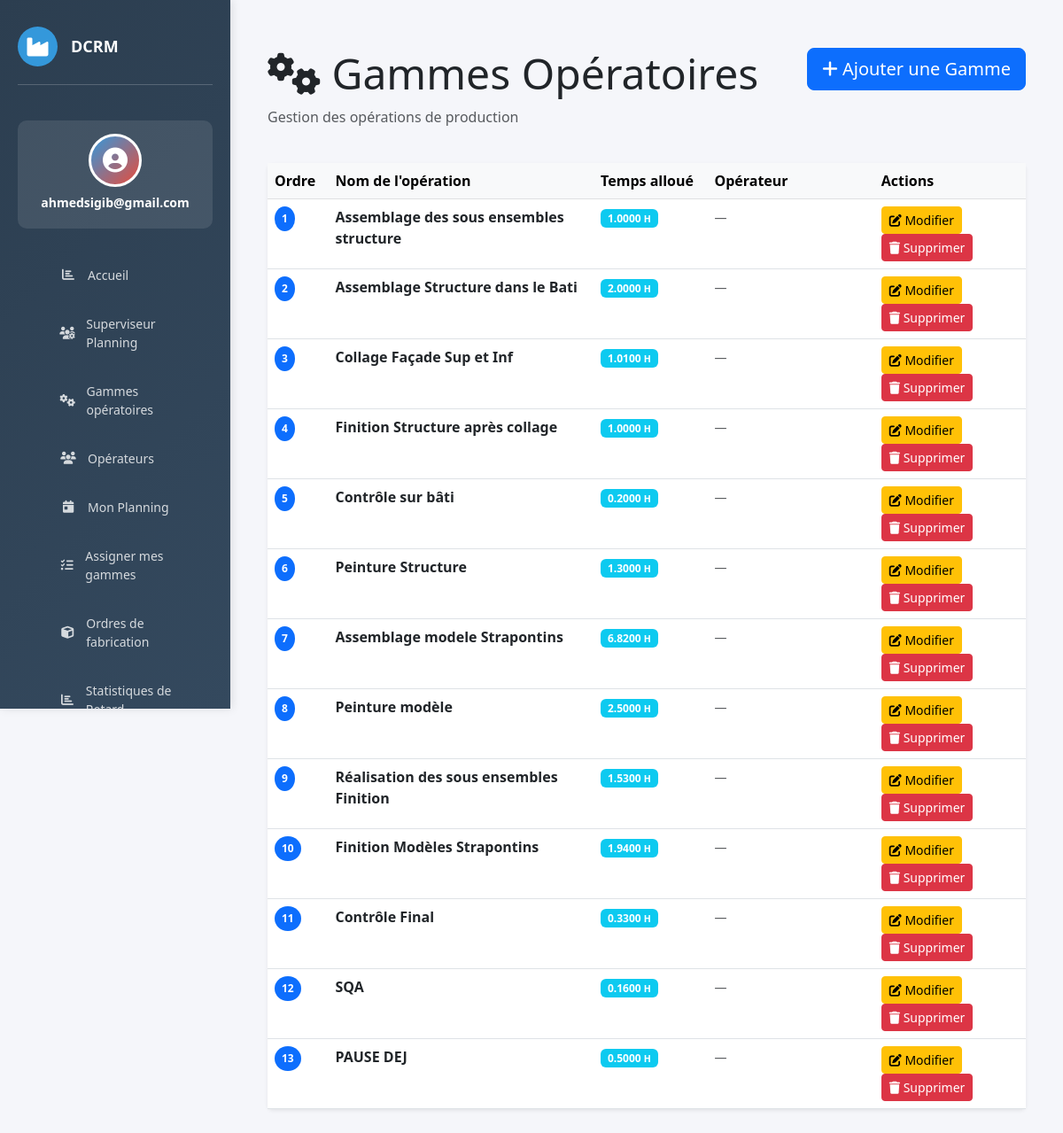
The app's page /gammes/ (signed in) with its own data.
### website/models.py (models this page shows, shortened)
class GammeOperation(models.Model):
    nom           = models.CharField(max_length=200)
    temps_alloue  = models.DecimalField(max_digits=7, decimal_places=4, help_text="Durée en heures (ex: 1.005)")
    ordre         = models.PositiveSmallIntegerField(help_text="Position dans la gamme")
    operateurs    = models.ManyToManyField(
        'Operateur',
        blank=True,
        related_name='gammes',
        verbose_name="Opérateurs assignés"
    )
    class Meta:
        ordering = ['ordre']

### website/views.py (the view)
# urls.py: path('gammes/', views.gammes_list, name='gammes_list'),
@login_required(login_url='home')
def gammes_list(request):
    gammes = GammeOperation.objects.all().order_by('ordre')
    context = {
        'gammes': gammes,
    }
    return render(request, 'gamme/gammes_list.html', context)

### website/templates/gamme/gammes_list.html (shortened to what this page needs)
{% extends 'base.html' %}
{% load static %}
{% block content %}
<div class="container-fluid mt-4">
    <div class="row mb-4">
        <div class="col-md-8">
            <h1 class="display-5">
                <i class="fas fa-cogs"></i> Gammes Opératoires
            </h1>
            <p class="text-muted">Gestion des opérations de production</p>
        </div>
        <div class="col-md-4 text-end">
            <a href="{% url 'ajouter_gamme' %}" class="btn btn-primary btn-lg">
                <i class="fas fa-plus"></i> Ajouter une Gamme
            </a>
        </div>
    </div>
    <div class="card border-0 shadow-sm">
        <div class="card-body p-0">
            {% if gammes %}
                <div class="table-responsive">
                    <table class="table table-hover mb-0">
                        <thead class="table-light">
                            <tr>
                                <th style="width: 8%">Ordre</th>
                                <th style="width: 35%">Nom de l'opération</th>
                                <th style="width: 15%">Temps alloué</th>
                                <th style="width: 22%">Opérateur</th>
                                <th style="width: 20%">Actions</th>
                            </tr>
                        </thead>
                        <tbody>
                            {% for gamme in gammes %}
                            <tr>
                                <td>
                                    <span class="badge bg-primary rounded-circle p-2">
                                        {{ gamme.ordre }}
                                    </span>
                                </td>
                                <td>
                                    <strong>{{ gamme.nom }}</strong>
                                </td>
                                <td>
                                    <span class="badge bg-info">
                                        {{ gamme.temps_alloue }} <small>H</small>
                                    </span>
                                </td>
                                <td>
                                    {% if gamme.operateur %}
                                        <span class="badge bg-secondary">
                                            <i class="fas fa-user"></i>
                                            {{ gamme.operateur.prenom }} {{ gamme.operateur.nom }}
                                        </span>
                                    {% else %}
                                        <span class="text-muted small">—</span>
                                    {% endif %}
                                </td>
                                <td>
                                    <a href="{% url 'modifier_gamme' gamme.id %}"
                                       class="btn btn-sm btn-warning"
                                       title="Modifier">
                                        <i class="fas fa-edit"></i> Modifier
                                    </a>
                                    <a href="{% url 'supprimer_gamme' gamme.id %}"
                                       class="btn btn-sm btn-danger"
                                       title="Supprimer"
                                       onclick="return confirm('Êtes-vous sûr de vouloir supprimer cette gamme ?');">
                                        <i class="fas fa-trash"></i> Supprimer
                                    </a>
                                </td>
                            </tr>
                            {% endfor %}
                        </tbody>
                    </table>
                </div>
            {% endif %}
        </div>
    </div>
</div>
{% endblock %}

### website/templates/base.html (shortened to what this page needs)
{% load static %}
<!DOCTYPE html>
<html lang="fr">
<head>
    <link href="https://cdn.jsdelivr.net/npm/bootstrap@5.3.0/dist/css/bootstrap.min.css" rel="stylesheet">
    <link rel="stylesheet" href="https://cdnjs.cloudflare.com/ajax/libs/font-awesome/6.4.0/css/all.min.css">
</head>
<body>
    {% if user.is_authenticated %}
    <aside class="sidebar">
        <div class="sidebar-header">
            <div class="logo">
                <i class="fas fa-industry"></i>
            </div>
            <h3>DCRM</h3>
        </div>
        <div class="user-profile">
            <div class="user-avatar">
                <i class="fas fa-user-circle"></i>
            </div>
            <h6>{{ user.first_name|default:user.username }}</h6>
        </div>
        <ul class="sidebar-menu">
             <li>
                <a href="{% url 'dashboard' %}">
                    <i class="fas fa-chart-bar"></i>
                    <span>Accueil </span>
                </a>
            </li>
            <li>
                <a href="{% url 'superviseur_dashboard' %}">
                    <i class="fas fa-users-cog"></i>
                    <span>Superviseur Planning</span>
                </a>
            </li>
            <li>
                <a href="{% url 'gammes_list' %}">
                    <i class="fas fa-cogs"></i>
                    <span>Gammes opératoires</span>
                </a>
            </li>
            <li>
                <a href="{% url 'operateur_list' %}">
                    <i class="fas fa-users"></i>
                    <span>Opérateurs</span>
                </a>
            </li>
            {% if user.operateur_profil %}
            <li>
                <a href="{% url 'dashboard_operateur' operateur_id=user.operateur_profil.id %}">
                    <i class="fas fa-calendar-day"></i>
                    <span>Mon Planning</span>
                </a>
            </li>
            <li>
                <a href="{% url 'assigner_gammes' operateur_id=user.operateur_profil.id %}">
                    <i class="fas fa-tasks"></i>
                    <span>Assigner mes gammes</span>
                </a>
            </li>
            {% endif %}
            <li>
                <a href="{% url 'of_list' %}">
                    <i class="fas fa-cube"></i>
                    <span>Ordres de fabrication</span>
                </a>
            </li>
                <li>
                <a href="{% url 'list_retard' %}">
                    <i class="fas fa-chart-bar"></i>
                    <span>Statistiques de Retard</span>
                </a>
            </li>
        </ul>
    </aside>
    {% endif %}
    <div class="main-content">
        {% block content %}
        {% endblock %}
    </div>
</body>
</html>

### website/templates/base.html (style rules this page uses)
:root { --primary: #2c3e50; --secondary: #3498db; --danger: #e74c3c; --success: #27ae60; --warning: #f39c12; }
* { margin: 0; padding: 0; box-sizing: border-box; }
body { font-family: 'Segoe UI', Tahoma, Geneva, Verdana, sans-serif; background-color: #f5f6fa; }
.sidebar { position: fixed; top: 0; left: 0; height: 100vh; width: 260px; background: linear-gradient(135deg, var(--primary) 0%, #34495e 100%); color: white; padding: 30px 20px; overflow-y: auto; box-shadow: 2px 0 10px rgba(0,0,0,0.1); z-index: 1000; }
.sidebar-header { display: flex; align-items: center; gap: 15px; margin-bottom: 40px; padding-bottom: 20px; border-bottom: 1px solid rgba(255,255,255,0.2); }
.sidebar-header .logo { width: 45px; height: 45px; background: var(--secondary); border-radius: 50%; display: flex; align-items: center; justify-content: center; font-size: 24px; }
.sidebar-header h3 { font-size: 18px; font-weight: 700; margin: 0; }
.user-profile { background: rgba(255,255,255,0.1); padding: 15px; border-radius: 10px; margin-bottom: 30px; text-align: center; }
.user-avatar { width: 60px; height: 60px; background: linear-gradient(135deg, var(--secondary), var(--danger)); border-radius: 50%; margin: 0 auto 10px; display: flex; align-items: center; justify-content: center; font-size: 28px; border: 3px solid white; }
.user-profile h6 { margin: 10px 0 5px; font-weight: 600; font-size: 14px; }
.sidebar-menu { list-style: none; margin-bottom: 30px; }
.sidebar-menu li { margin-bottom: 10px; }
.sidebar-menu a { display: flex; align-items: center; gap: 12px; padding: 12px 15px; color: rgba(255,255,255,0.8); text-decoration: none; border-radius: 8px; transition: all 0.3s ease; font-size: 14px; }
.sidebar-menu i { width: 20px; text-align: center; }
.main-content { margin-left: 260px; padding: 30px; min-height: 100vh; }

### records on screen
GammeOperation: ordre "1", nom "Assemblage des sous ensembles structure", temps_alloue "1.0000"
GammeOperation: ordre "2", nom "Assemblage Structure dans le Bati", temps_alloue "2.0000"
GammeOperation: ordre "3", nom "Collage Façade Sup et Inf", temps_alloue "1.0100"
GammeOperation: ordre "4", nom "Finition Structure après collage", temps_alloue "1.0000"
GammeOperation: ordre "5", nom "Contrôle sur bâti", temps_alloue "0.2000"
GammeOperation: ordre "6", nom "Peinture Structure", temps_alloue "1.3000"
GammeOperation: ordre "7", nom "Assemblage modele Strapontins", temps_alloue "6.8200"
GammeOperation: ordre "8", nom "Peinture modèle", temps_alloue "2.5000"
GammeOperation: ordre "9", nom "Réalisation des sous ensembles Finition", temps_alloue "1.5300"
GammeOperation: ordre "10", nom "Finition Modèles Strapontins", temps_alloue "1.9400"
GammeOperation: ordre "11", nom "Contrôle Final", temps_alloue "0.3300"
GammeOperation: ordre "12", nom "SQA", temps_alloue "0.1600"
GammeOperation: ordre "13", nom "PAUSE DEJ", temps_alloue "0.5000"

### other values on screen
{{ user.first_name|default:user.username }} "ahmedsigib@gmail.com"
